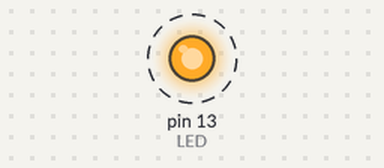
Bench run of a sketch on a simulated Arduino Uno, built with avr-gcc and run on an emulated ATmega328P. On the bench: output pins drawn as LEDs (lit = HIGH). Dashed ring = blinking. What the sketch prints to the serial monitor is not drawn.

Above: at 0.02 s.
Timing chart, 0 to 3.0 s (numbered marks = the images above):
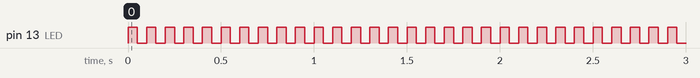

Measured:
- by itself, pin 13 (LED): alternates HIGH for 0.05 s and LOW for 0.05 s

The sketch:

week1TREOnBoardLED.ino
```cpp
int LED=13;

void setup() {
  // put your setup code here, to run once:
  Serial.begin(9600);//sets up serial monitor baud rate(9600 is the baud rate we are using)
  Serial.println("Whats good fam");
  pinMode(LED,OUTPUT);
}

void loop() {
  // put your main code here, to run repeatedly:
  digitalWrite(LED,HIGH);
  delay(50);//50 milliseconds
  digitalWrite(LED,LOW);
  delay(50);
}
```
